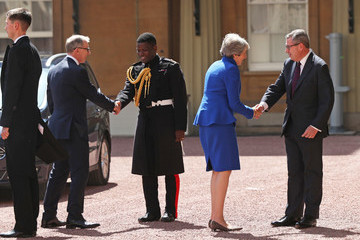
#> input picture Pedestrian_Detection/d.jpg, 360 x 240 px
$ python image_op.py
#> lines starting #> are read from the running program, lines starting #| are printed output that depends on the picture; after the words box and inside, x2 and y2 are one past the last pixel; in counts of white or black regions, pixels touching at a corner belong together
### Pedestrian_Detection/Human_Detection.py
import cv2
import numpy as np
from imutils.object_detection import non_max_suppression


## Histogram of Oriented Gradients Detector
HOGCV = cv2.HOGDescriptor()
HOGCV.setSVMDetector(cv2.HOGDescriptor_getDefaultPeopleDetector())

def Detector(frame):
    ## USing Sliding window concept
    rects, weights = HOGCV.detectMultiScale(frame, winStride=(4, 4), padding=(8, 8), scale=1.03)
    rects = np.array([[x, y, x + w, y + h] for (x, y, w, h) in rects])
    pick = non_max_suppression(rects, probs=None, overlapThresh=0.65)
    c = 1
    for x, y, w, h in pick:
        cv2.rectangle(frame, (x, y), (w, h), (139, 34, 104), 2)
        cv2.rectangle(frame, (x, y - 20), (w,y), (139, 34, 104), -1)
        cv2.putText(frame, f'P{c}', (x, y), cv2.FONT_HERSHEY_SIMPLEX, 0.6, (255, 255, 255), 2)
        c += 1

    cv2.putText(frame, f'Total Persons : {c - 1}', (20, 450), cv2.FONT_HERSHEY_DUPLEX, 0.8, (255, 255,255), 2)
    cv2.putText(frame, f'Humans Detected', (20, 420), cv2.FONT_HERSHEY_DUPLEX, 0.8, (255,0,0), 1)
    cv2.imshow('output', frame)
    return frame

### Pedestrian_Detection/image_op.py
import cv2
import imutils
from Human_Detection import Detector

img = cv2.imread('d.jpg')
#> img is the input picture: shape (240, 360, 3); mean B, G, R 90.8, 94.7, 109.4
img = imutils.resize(img, width=700)
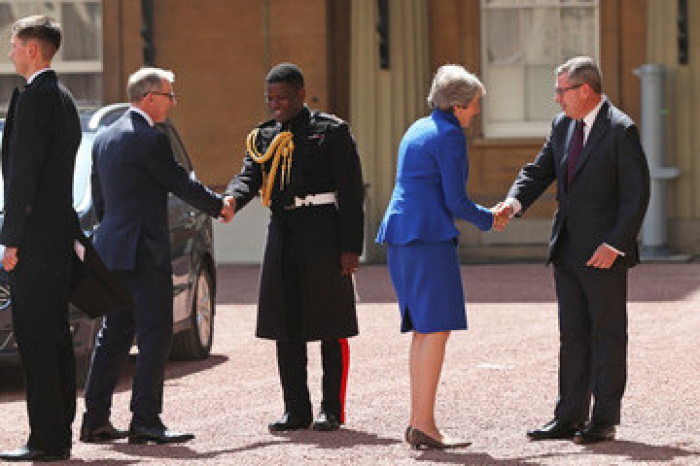
#> img: shape (466, 700, 3); mean B, G, R 90.8, 94.7, 109.3
img = Detector(img)
#> in Detector, `rects, weights = HOGCV.detectMultiScale(frame, winStride=(4, 4), paddi..`: rects = [[291, 307, 70, 140], [351, 94, 144, 288], [136, 182, 106, 212], [227, 8, 118, 235], [352, 170, 156, 296], [215, 94, 194, 372], [490, 42, 205, 410], [36, 26, 213, 426]]; weights = [0.689, 1.07, 0.372, 0.746, 0.52, 0.711, 1.35, 0.706]
#> in Detector, `rects = np.array([[x, y, x + w, y + h] for (x, y, w, h) in rects])`: rects = [[291, 307, 361, 447], [351, 94, 495, 382], [136, 182, 242, 394], [227, 8, 345, 243], [352, 170, 508, 466], [215, 94, 409, 466], [490, 42, 695, 452], [36, 26, 249, 452]]
#> in Detector, `pick = non_max_suppression(rects, probs=None, overlapThresh=0.65)`: pick = [[352, 170, 508, 466], [215, 94, 409, 466], [490, 42, 695, 452], [36, 26, 249, 452], [227, 8, 345, 243]]
#> the loop in Detector, `for x, y, w, h in pick:` made 5 passes
#> after the loop in Detector, `for x, y, w, h in pick:`:
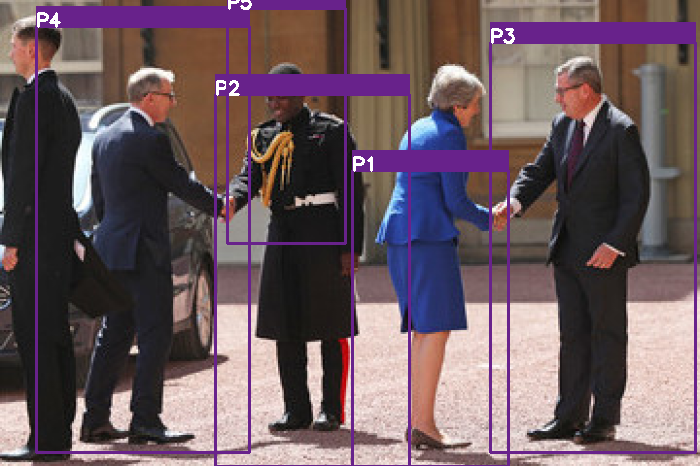
#> frame: shape (466, 700, 3); 9.18% of pixels changed, all inside (x1, y1, x2, y2) = (35, 0, 697, 466)
#> after the loop in Detector, `for x, y, w, h in pick:`: c = 6
#> in Detector, `cv2.putText(frame, f'Humans Detected', (20, 420), cv2.FONT_HERSHEY_DUP..`:
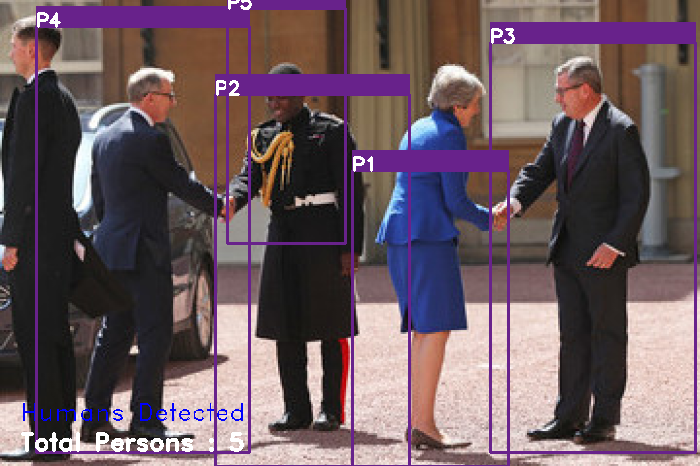
#> frame: shape (466, 700, 3); mean B, G, R 96.7, 89.8, 108.8
cv2.waitKey(0)
cv2.destroyAllWindows()

$ run again, with Pedestrian_Detection/d2.jpg copied over Pedestrian_Detection/d.jpg
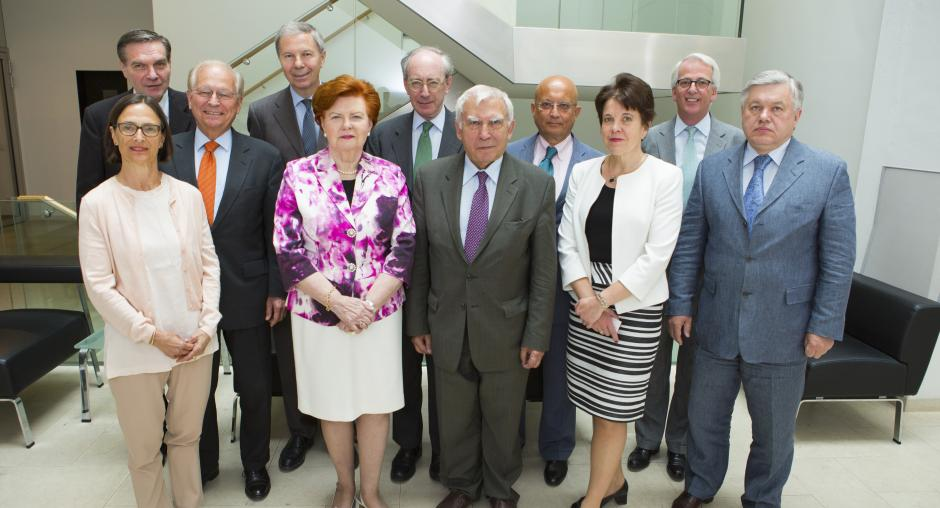
#> input picture Pedestrian_Detection/d2.jpg, 940 x 508 px
#> img is the input picture: shape (508, 940, 3); mean B, G, R 124.1, 129.1, 132.7
#> img: shape (378, 700, 3)
#> in Detector, `rects, weights = HOGCV.detectMultiScale(frame, winStride=(4, 4), paddi..`: rects = [[383, 40, 69, 137], [476, 22, 81, 161], [24, 90, 106, 211], [140, 0, 115, 226]]; weights = [0.0969, 0.578, 0.664, 0.57]
#> in Detector, `rects = np.array([[x, y, x + w, y + h] for (x, y, w, h) in rects])`: rects = [[383, 40, 452, 177], [476, 22, 557, 183], [24, 90, 130, 301], [140, 0, 255, 226]]
#> pick = [[24, 90, 130, 301], [140, 0, 255, 226], [476, 22, 557, 183], [383, 40, 452, 177]]
#> the loop in Detector, `for x, y, w, h in pick:` made 4 passes
#> after the loop in Detector, `for x, y, w, h in pick:`:
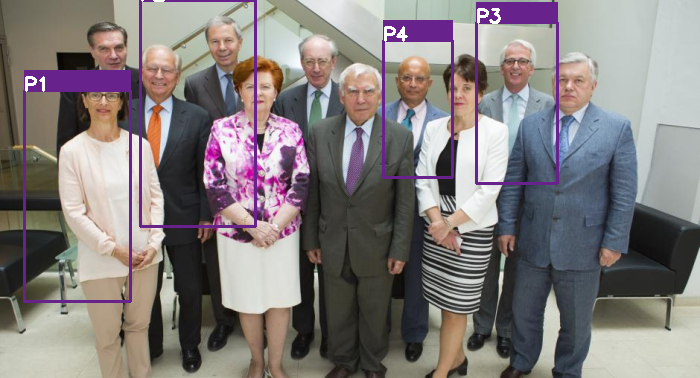
#> frame: shape (378, 700, 3); mean B, G, R 124.4, 124.7, 131
#> after the loop in Detector, `for x, y, w, h in pick:`: c = 5
